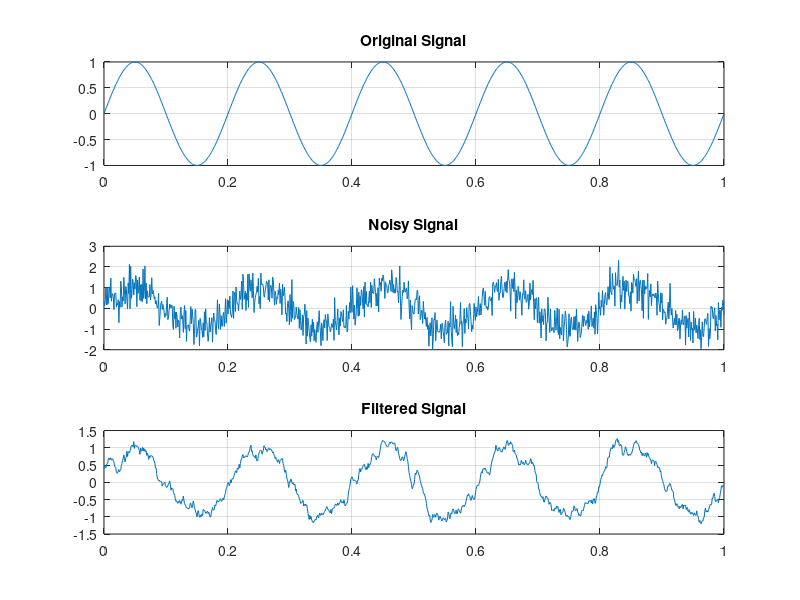

Reproduce this figure in MATLAB.
clc;
clear;
close all;

% Time vector
fs = 1000;
t = 0:1/fs:1;

% Original signal
f = 5;
signal = sin(2*pi*f*t);

% Add noise
noise = 0.5*randn(size(t));
noisy_signal = signal + noise;

% Design low pass filter
filtered_signal = movmean(noisy_signal,10);

% Plot results
figure;

subplot(3,1,1);
plot(t,signal);
title('Original Signal');
grid on;

subplot(3,1,2);
plot(t,noisy_signal);
title('Noisy Signal');
grid on;

subplot(3,1,3);
plot(t,filtered_signal);
title('Filtered Signal');
grid on;
